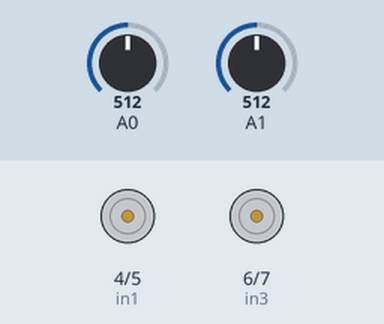
This sketch was run on a simulated Arduino Uno, built with avr-gcc and run on an emulated ATmega328P. Shown: motor-driver pin pairs drawn as motors (green arrow = first pin HIGH = forward, orange = second pin HIGH = backward, longer = more drive, scaled by the enable pin). Inputs (shaded band) come from the test bench; at power-on: A0 = 512, A1 = 512.

Above: at 1.2 s.
1.3 s: A0 set to 480
2.8 s: A0 set to 452
At 3.9 s:
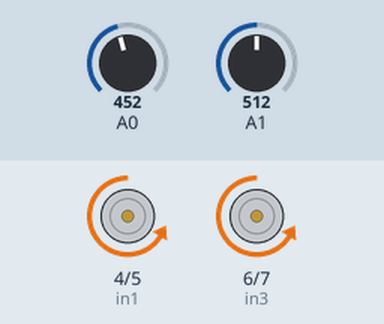
4.3 s: A0 set to 511
At 5.1 s:
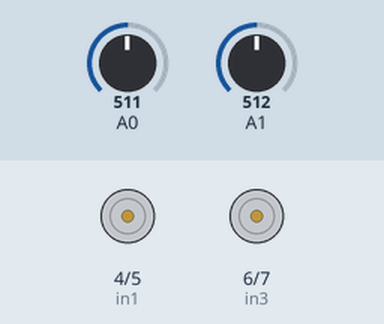
5.8 s: A0 set to 989
7.3 s: A0 set to 1007
At 8.5 s:
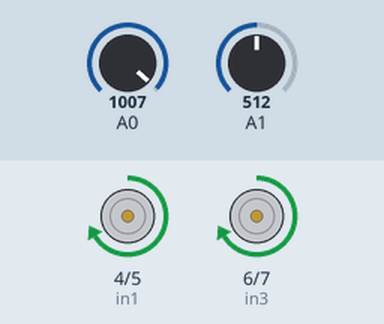
8.8 s: A0 set to 460
At 9.7 s:
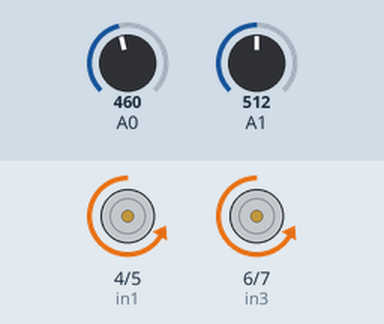
Timing chart, 0 to 11.3 s (numbered marks = the images above; inputs shaded):
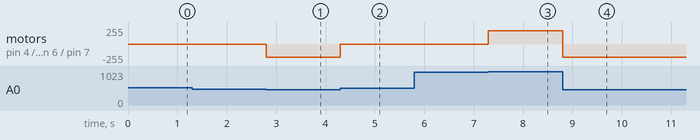

The sketch:

both_motors_forward.ino
```cpp
/*  Arduino DC Motor Control - PWM | H-Bridge | L298N
         Example 02 - Arduino Robot Car Control
    by Dejan Nedelkovski, www.HowToMechatronics.com
*/

#define enA 9
#define in1 4
#define in2 5
#define enB 10
#define in3 6
#define in4 7

int motorSpeedA = 0;
int motorSpeedB = 0;

void setup() {
  pinMode(enA, OUTPUT);
  pinMode(enB, OUTPUT);
  pinMode(in1, OUTPUT);
  pinMode(in2, OUTPUT);
  pinMode(in3, OUTPUT);
  pinMode(in4, OUTPUT);
}

void loop() {
  int xAxis = analogRead(A0); // Read Joysticks X-axis
  int yAxis = analogRead(A1); // Read Joysticks Y-axis

  // Y-axis used for forward and backward control
  if (xAxis > 1000) {
    // Set Motor A backward
    digitalWrite(in1, HIGH);
    digitalWrite(in2, LOW);
    // Set Motor B backward
    digitalWrite(in3, HIGH);
    digitalWrite(in4, LOW);
    // Convert the declining Y-axis readings for going backward from 470 to 0 into 0 to 255 value for the PWM signal for increasing the motor speed
    motorSpeedA = 200;
    motorSpeedB = 200;
    analogWrite(enA, motorSpeedA); // Send PWM signal to motor A
    analogWrite(enB, motorSpeedB); // Send PWM signal to motor B
  }
  if (xAxis < 470)  {
    digitalWrite(in1, LOW);
    digitalWrite(in2, HIGH);
    // Set Motor B backward
    digitalWrite(in3, LOW);
    digitalWrite(in4, HIGH);
    motorSpeedA = 200;
    motorSpeedB = 200;
    analogWrite(enA, motorSpeedA); // Send PWM signal to motor A
    analogWrite(enB, motorSpeedB); // Send PWM signal to motor B
  }
    if (xAxis > 470 && xAxis< 1000) {
    motorSpeedA = 0;
    motorSpeedB = 0;
    analogWrite(enA, motorSpeedA); // Send PWM signal to motor A
    analogWrite(enB, motorSpeedB);
  }

}
```

Measured:
- the behaviour switches between 470 and 469 on A0 (found by bisection; images 0 and 1)
- the behaviour switches between 1000 and 1001 on A0 (found by bisection; images 2 and 3)
- after the input at 1.3 s, every drawn part: stays the same
- after the input at 2.8 s, motor on pin 4 (in1) / pin 5 (in2), motor on pin 6 (in3) / pin 7 (in4): stopped → backward 200/255 at once
- after the input at 4.3 s, motor on pin 4 (in1) / pin 5 (in2), motor on pin 6 (in3) / pin 7 (in4): backward 200/255 → stopped at once
- after the input at 5.8 s, every drawn part: stays the same
- after the input at 7.3 s, motor on pin 4 (in1) / pin 5 (in2), motor on pin 6 (in3) / pin 7 (in4): stopped → forward 200/255 at once
- after the input at 8.8 s, motor on pin 4 (in1) / pin 5 (in2), motor on pin 6 (in3) / pin 7 (in4): forward 200/255 → backward 200/255 at once
